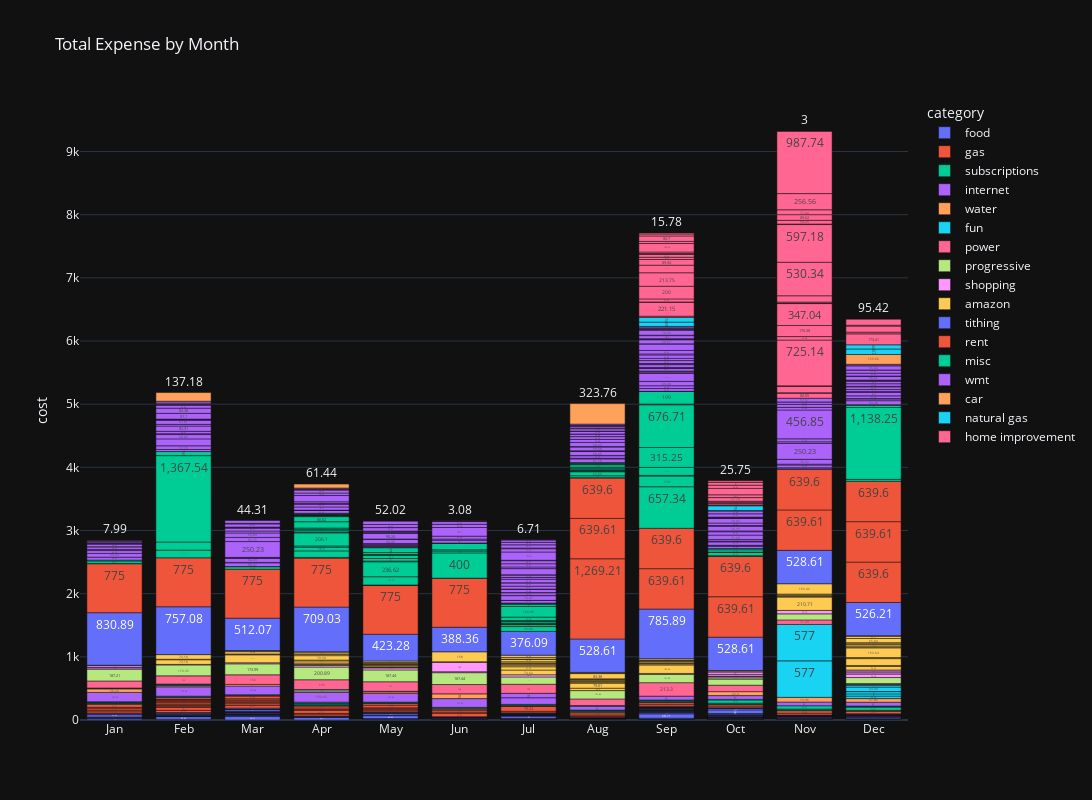

Notebook cell for this chart:
### Markdown cell above
### OG Graph Remake

### Code cell
# tempDF = df.group_by(["monthName", 'month']).agg(pl.sum("cost")) 

fig = px.bar(df.to_pandas(), x="monthName", y="cost", color="category", hover_data=['description', 'cardType', 'day'],
             title="Total Expense by Month",
             category_orders={"monthName": month_order},
             template='plotly_dark',
             labels={'monthName':''},
             text_auto=True,
             height=800,
             width=1600)

fig.show()
# fig.show()

### Figure 1 — Plotly figure (JSON) as saved in the notebook; plotly's stock layout.template omitted (floating-point values rounded to 4 significant figures; data arrays with more than 128 entries replaced by an {"elided": "..."} marker saying what was removed)
{"data": [{"customdata": {"elided": "191x3 mixed values"}, "hovertemplate": "category=food<br>=%{x}<br>cost=%{y}<br>description=%{customdata[0]}<br>cardType=%{customdata[1]}<br>day=%{customdata[2]}<extra></extra>", "legendgroup": "food", "marker": {"color": "#636efa", "pattern": {"shape": ""}}, "name": "food", "orientation": "v", "showlegend": true, "textposition": "auto", "texttemplate": "%{y}", "type": "bar", "x": {"elided": "191 str values"}, "xaxis": "x", "y": {"elided": "191 float values"}, "yaxis": "y"}, {"customdata": {"elided": "59x3 mixed values"}, "hovertemplate": "category=gas<br>=%{x}<br>cost=%{y}<br>description=%{customdata[0]}<br>cardType=%{customdata[1]}<br>day=%{customdata[2]}<extra></extra>", "legendgroup": "gas", "marker": {"color": "#EF553B", "pattern": {"shape": ""}}, "name": "gas", "orientation": "v", "showlegend": true, "textposition": "auto", "texttemplate": "%{y}", "type": "bar", "x": ["Jan", "Jan", "Jan", "Jan", "Jan", "Jan", "Feb", "Feb", "Feb", "Feb", "Feb", "Feb", "Feb", "Feb", "Feb", "Feb", "Feb", "Feb", "Feb", "Mar", "Mar", "Mar", "Mar", "Mar", "Mar", "Mar", "Apr", "Apr", "Apr", "Apr", "Apr", "Apr", "May", "May", "May", "May", "May", "May", "Jun", "Jun", "Jun", "Jun", "Jul", "Jul", "Jul", "Aug", "Aug", "Aug", "Aug", "Sep", "Sep", "Sep", "Sep", "Oct", "Oct", "Nov", "Nov", "Dec", "Dec"], "xaxis": "x", "y": [7.41, 25.87, 26.28, 24.82, 20.59, 49.31, 34.73, 45.6, 12.49, 25.52, 3.11, 2.45, 28.92, 17.43, 15.32, 15.41, 8.77, 0.07, 26.92, 42.37, 26.01, 22.63, 19.31, 16.03, 19.95, 41.93, 22.24, 20.99, 47.55, 15.03, 23.18, 29.41, 29.39, 3.83, 15.87, 15.56, 41.54, 26.09, 54.67, 18.56, 30.66, 18.09, 24.75, 79.24, 3.4, 17.09, 6.62, 29.57, 25.67, 10.73, 31.42, 27.14, 4.19, 16.55, 31.72, 27.91, 39.49, 38.79, 15.6], "yaxis": "y"}, {"customdata": [["DC Spotify USA 877-7781161 NY Ref:502404275818 Auth:259602 PurchDate:01-24-2025", "Debit", 25], ["POS 0113 0833 625465 Adobe                   San Jose     CA", "Debit", 13], ["HEALTHWORKS FITNESS CENT EL DORADO    AR", "Credit", 27], ["HEALTHWORKS FITNESS CENT EL DORADO    AR", "Credit", 13], ["DC Spotify USA 877-7781161 NY Ref:505504202460 Auth:142704 PurchDate:02-24-2025", "Debit", 25], ["POS 0213 1042 447320 Adobe                   San Jose     CA", "Debit", 13], ["DC Spotify USA 877-7781161 NY Ref:508304055353 Auth:42149 PurchDate:03-24-2025", "Debit", 25], ["POS 0313 1306 176438 Phtoshp Lightrm         San Jose     CA", "Debit", 13], ["Card purchase Spotify USA    04-24-2025", "Debit", 24], ["Bill payment Withdrawal Phtoshp Lightrm  San Jose, CA", "Debit", 13], ["APPLE.COM/BILL           866-712-7753 CA", "Credit", 13], ["APPLE.COM/BILL           866-712-7753 CA", "Credit", 10], ["APPLE.COM/BILL           866-712-7753 CA", "Credit", 7], ["Card purchase Spotify USA    05-24-2025", "Debit", 25], ["Bill payment Withdrawal Phtoshp Lightrm Bndl Park Avenue,345 adobe.com, CA", "Debit", 13], ["Card purchase Spotify USA    06-24-2025", "Debit", 24], ["Bill payment Withdrawal Phtoshp Lightrm Bndl Park Avenue,345 adobe.com, CA", "Debit", 13], ["Card purchase Spotify P38DD91210    07-24-2025", "Debit", 24], ["Bill payment Withdrawal Phtoshp Lightrm Bndl Park Avenue,345 adobe.com, CA", "Debit", 13], ["Card purchase Spotify P39D6B1224    08-24-2025", "Debit", 24], ["Bill payment Withdrawal Phtoshp Lightrm Bndl Park Avenue,345 adobe.com, CA", "Debit", 13], ["NETFLIX.COM              NETFLIX.COM  CA", "Credit", 28], ["Card purchase Spotify P3AD773BF6    09-24-2025", "Debit", 24], ["Bill payment Withdrawal Phtoshp Lightrm Bndl Park Avenue,345 adobe.com, CA", "Debit", 13], ["NETFLIX", "Credit", 28], ["Card purchase Spotify P3BC3DFBFD  New York NY 10-24-2025", "Debit", 24], ["Bill payment Withdrawal ADOBE INC PHTOSHP LIGHTRM ADOBE.COM SAN JOSE, CA", "Debit", 13], ["ACH Withdrawal ADT SECURITY SER ADTPAPACH DENNETT, BLAKE", "Debit", 10], ["NETFLIX.COM              NETFLIX.COM  CA", "Credit", 28], ["Card purchase Spotify P3CB6775D6  New York NY 11-24-2025", "Debit", 23], ["Bill payment Withdrawal ADOBE INC PHTOSHP LIGHTRM ADOBE.COM SAN JOSE, CA", "Debit", 13], ["ACH Withdrawal ADT SECURITY SER ADTPAPACH DENNETT, BLAKE", "Debit", 10], ["ACH Withdrawal ADT SECURITY SER ADTPAPACH DENNETT, BLAKE", "Debit", 8], ["Netflix                  1 8445052993 CA", "Credit", 28], ["NETFLIX.COM              NETFLIX.COM  CA", "Credit", 2]], "hovertemplate": "category=subscriptions<br>=%{x}<br>cost=%{y}<br>description=%{customdata[0]}<br>cardType=%{customdata[1]}<br>day=%{customdata[2]}<extra></extra>", "legendgroup": "subscriptions", "marker": {"color": "#00cc96", "pattern": {"shape": ""}}, "name": "subscriptions", "orientation": "v", "showlegend": true, "textposition": "auto", "texttemplate": "%{y}", "type": "bar", "x": ["Jan", "Jan", "Jan", "Jan", "Feb", "Feb", "Mar", "Mar", "Apr", "Apr", "Apr", "Apr", "Apr", "May", "May", "Jun", "Jun", "Jul", "Jul", "Aug", "Aug", "Aug", "Sep", "Sep", "Sep", "Oct", "Oct", "Oct", "Oct", "Nov", "Nov", "Nov", "Dec", "Dec", "Dec"], "xaxis": "x", "y": [11.99, 9.99, 8.14, 9.05, 11.99, 9.99, 11.99, 9.99, 11.99, 9.99, 16.49, 7.99, 15.99, 11.99, 9.99, 11.99, 14.99, 11.99, 14.99, 11.99, 14.99, 8.77, 11.99, 14.99, 8.77, 11.99, 14.99, 50.47, 8.77, 11.99, 14.99, 50.47, 50.47, 8.77, 8.77], "yaxis": "y"}, {"customdata": [["VIASAT, INC.    J2411 RCUR", "Debit", 23], ["VIASAT, INC.    J2442 RCUR", "Debit", 24], ["VIASAT, INC.    J2470 RCUR", "Debit", 24], ["ACH Withdrawal VIASAT, INC. J2501 RCUR BLAKE DENNETT", "Debit", 23], ["ACH Withdrawal VIASAT, INC. J2531 RCUR BLAKE DENNETT", "Debit", 23], ["ACH Withdrawal VIASAT, INC. J2562 RCUR BLAKE DENNETT", "Debit", 23], ["ACH Withdrawal VIASAT, INC. J2592 RCUR BLAKE DENNETT", "Debit", 23], ["ACH Withdrawal OPTIMUM 7701 CABLE PMNT B DENNETT", "Debit", 8], ["ACH Withdrawal OPTIMUM 7701 CABLE PMNT B DENNETT", "Debit", 19], ["ACH Withdrawal OPTIMUM 7701 CABLE PMNT B DENNETT", "Debit", 19], ["ACH Withdrawal OPTIMUM 7701 CABLE PMNT B DENNETT", "Debit", 20], ["ACH Withdrawal OPTIMUM 7701 CABLE PMNT B DENNETT", "Debit", 19], ["ACH Withdrawal OPTIMUM 7701 CABLE PMNT B DENNETT", "Debit", 19]], "hovertemplate": "category=internet<br>=%{x}<br>cost=%{y}<br>description=%{customdata[0]}<br>cardType=%{customdata[1]}<br>day=%{customdata[2]}<extra></extra>", "legendgroup": "internet", "marker": {"color": "#ab63fa", "pattern": {"shape": ""}}, "name": "internet", "orientation": "v", "showlegend": true, "textposition": "auto", "texttemplate": "%{y}", "type": "bar", "x": ["Jan", "Feb", "Mar", "Apr", "May", "Jun", "Jul", "Jul", "Aug", "Sep", "Oct", "Nov", "Dec"], "xaxis": "x", "y": [147.7, 147.7, 137.7, 152.7, 137.7, 137.7, 104.3, 70.0, 60.0, 60.0, 60.0, 60.0, 60.0], "yaxis": "y"}, {"customdata": [["SHARE CHECK", "Debit", 22], ["SHARE CHECK", "Debit", 21], ["SHARE CHECK", "Debit", 24], ["Check", "Debit", 29], ["SHARE CHECK", "Debit", 29], ["Card purchase EL DORADO WATER UTI    06-27-2025", "Debit", 29], ["ACH Withdrawal EL DORADO WATER UMS BILL DENNETT, BLAKE", "Debit", 2], ["ACH Withdrawal EL DORADO WATER UMS BILL DENNETT, BLAKE", "Debit", 3], ["ACH Withdrawal EL DORADO WATER UMS BILL DENNETT, BLAKE", "Debit", 3]], "hovertemplate": "category=water<br>=%{x}<br>cost=%{y}<br>description=%{customdata[0]}<br>cardType=%{customdata[1]}<br>day=%{customdata[2]}<extra></extra>", "legendgroup": "water", "marker": {"color": "#FFA15A", "pattern": {"shape": ""}}, "name": "water", "orientation": "v", "showlegend": true, "textposition": "auto", "texttemplate": "%{y}", "type": "bar", "x": ["Jan", "Feb", "Mar", "Apr", "May", "Jun", "Oct", "Nov", "Dec"], "xaxis": "x", "y": [56.23, 18.67, 25.62, 25.24, 24.47, 75.0, 62.9, 73.96, 57.86], "yaxis": "y"}, {"customdata": [["DC Amazon Prime*ZC5738NP2 Amzn.com/billWA Ref:502005570565 Auth:747101 PurchDate:01-20-2025", "Debit", 22], ["DC Google YouTube Videos 650-2530000 CA Ref:500604167867 Auth:465985 PurchDate:01-06-2025", "Debit", 7], ["DC LION.S CLUB GOLF COURS EL DORADO AR Ref:505307671860 Auth:898347 PurchDate:02-22-2025", "Debit", 25], ["EXCALIBUR FAMILY FUN CENTEL DORADO    AR", "Credit", 16], ["EXCALIBUR FAMILY FUN CENTEL DORADO    AR", "Credit", 16], ["Card purchase CEP*EL DORADO GOLF &amp;    04-12-2025", "Debit", 13], ["LION'S CLUB GOLF COURSE  EL DORADO    AR", "Credit", 15], ["CEP*EL DORADO GOLF &     EL DORADO    AR", "Credit", 10], ["Card purchase UNITED  UNITED.COM TX 11-03-2025", "Debit", 4], ["Card purchase UNITED  UNITED.COM TX 11-03-2025", "Debit", 4], ["Card purchase THE ROCK GYM REXBURG  154-13165747 ID 12-23-2025", "Debit", 23], ["Card purchase UNITED  UNITED.COM TX 12-19-2025", "Debit", 20], ["Card purchase UNITED  UNITED.COM TX 12-19-2025", "Debit", 20], ["Card purchase Prime Video *AN1Y36BO3  888-802-3080 WA 12-14-2025", "Debit", 14], ["POS Withdrawal PLAYSTATION NETWORK  FOSTER CITY CA", "Debit", 7], ["GRAVITY FACTORY          REXBURG      ID", "Credit", 29], ["EAST IDAHO AQUARIUM      IDAHO FALLS  ID", "Credit", 26]], "hovertemplate": "category=fun<br>=%{x}<br>cost=%{y}<br>description=%{customdata[0]}<br>cardType=%{customdata[1]}<br>day=%{customdata[2]}<extra></extra>", "legendgroup": "fun", "marker": {"color": "#19d3f3", "pattern": {"shape": ""}}, "name": "fun", "orientation": "v", "showlegend": true, "textposition": "auto", "texttemplate": "%{y}", "type": "bar", "x": ["Jan", "Jan", "Feb", "Feb", "Feb", "Apr", "May", "Aug", "Nov", "Nov", "Dec", "Dec", "Dec", "Dec", "Dec", "Dec", "Dec"], "xaxis": "x", "y": [8.13, 5.99, 11.0, 10.0, 5.0, 21.61, 9.0, 10.3, 577.0, 577.0, 39.28, 35.0, 35.0, 2.73, 69.99, 28.62, 12.48], "yaxis": "y"}, {"customdata": [["ENTERGY ARKANSASBANK DRAFT", "Debit", 21], ["ENTERGY ARKANSASBANK DRAFT", "Debit", 20], ["ENTERGY ARKANSASBANK DRAFT", "Debit", 21], ["ACH Withdrawal ENTERGY ARKANSAS BANK DRAFT BLAKE DENNETT DIRECT DEBITING", "Debit", 21], ["ACH Withdrawal ENTERGY ARKANSAS BANK DRAFT BLAKE DENNETT DIRECT DEBITING", "Debit", 20], ["ACH Withdrawal ENTERGY ARKANSAS BANK DRAFT BLAKE DENNETT DIRECT DEBITING", "Debit", 23], ["ACH Withdrawal ENTERGY ARKANSAS BANK DRAFT BLAKE DENNETT DIRECT DEBITING", "Debit", 21], ["ACH Withdrawal ENTERGY ARKANSAS BANK DRAFT BLAKE DENNETT DIRECT DEBITING", "Debit", 18], ["ACH Withdrawal ENTERGY ARKANSAS BANK DRAFT BLAKE DENNETT DIRECT DEBITING", "Debit", 24], ["ACH Withdrawal ENTERGY ARKANSAS BANK DRAFT BLAKE DENNETT DIRECT DEBITING", "Debit", 24], ["ACH Withdrawal ENTERGY ARKANSAS BANK DRAFT BLAKE DENNETT DIRECT DEBITING", "Debit", 24], ["ACH Withdrawal ENTERGY ARKANSAS BANK DRAFT BLAKE DENNETT DIRECT DEBITING", "Debit", 26]], "hovertemplate": "category=power<br>=%{x}<br>cost=%{y}<br>description=%{customdata[0]}<br>cardType=%{customdata[1]}<br>day=%{customdata[2]}<extra></extra>", "legendgroup": "power", "marker": {"color": "#FF6692", "pattern": {"shape": ""}}, "name": "power", "orientation": "v", "showlegend": true, "textposition": "auto", "texttemplate": "%{y}", "type": "bar", "x": ["Jan", "Feb", "Mar", "Apr", "May", "Jun", "Jul", "Aug", "Sep", "Oct", "Nov", "Dec"], "xaxis": "x", "y": [111.0, 129.0, 152.0, 155.0, 151.0, 148.0, 143.0, 105.1, 213.3, 102.1, 71.29, 13.8], "yaxis": "y"}, {"customdata": [["PROG DIRECT INS INS PREM  250109", "Debit", 10], ["PROG DIRECT INS INS PREM  250210", "Debit", 11], ["PROG DIRECT INS INS PREM  250310", "Debit", 11], ["ACH Withdrawal PROG DIRECT INS INS PREM Blake Dennett BRANCH03DEBIT ACH", "Debit", 10], ["ACH Withdrawal PROG DIRECT INS INS PREM Blake Dennett BRANCH03DEBIT ACH", "Debit", 12], ["ACH Withdrawal PROG DIRECT INS INS PREM Blake Dennett BRANCH03DEBIT ACH", "Debit", 10], ["ACH Withdrawal PROG DIRECT INS INS PREM Blake Dennett BRANCH03DEBIT ACH", "Debit", 10], ["ACH Withdrawal PROG DIRECT INS INS PREM Blake Dennett BRANCH03DEBIT ACH", "Debit", 12], ["ACH Withdrawal PROG DIRECT INS INS PREM Blake Dennett BRANCH03DEBIT ACH", "Debit", 10], ["ACH Withdrawal STATE FARM BILLG PAYMENTS DENNETT BLAKE", "Debit", 14], ["ACH Withdrawal PROG DIRECT INS INS PREM Blake Dennett BRANCH03DEBIT ACH", "Debit", 10], ["ACH Withdrawal STATE FARM RO 27 CPC-CLIENT BLAKE DENNETT", "Debit", 19], ["ACH Withdrawal STATE FARM RO 27 CPC-CLIENT BLAKE DENNETT", "Debit", 19]], "hovertemplate": "category=progressive<br>=%{x}<br>cost=%{y}<br>description=%{customdata[0]}<br>cardType=%{customdata[1]}<br>day=%{customdata[2]}<extra></extra>", "legendgroup": "progressive", "marker": {"color": "#B6E880", "pattern": {"shape": ""}}, "name": "progressive", "orientation": "v", "showlegend": true, "textposition": "auto", "texttemplate": "%{y}", "type": "bar", "x": ["Jan", "Feb", "Mar", "Apr", "May", "Jun", "Jul", "Aug", "Sep", "Oct", "Oct", "Nov", "Dec"], "xaxis": "x", "y": [187.2, 173.3, 174.0, 200.9, 187.4, 187.4, 116.2, 131.9, 131.8, 96.07, 20.8, 96.04, 96.04], "yaxis": "y"}, {"customdata": [["DC LDS DIST ONLINE STORE 800-537-5971 UT Ref:500807873197 Auth:230861 PurchDate:01-08-2025", "Debit", 10], ["SEPHORA.COM              877-SEPHORA  CA", "Credit", 23], ["American Eagle OutfittersHenderson    NV", "Credit", 1], ["DC T J MAXX #1330 1835 N EL DORADO AR Ref:505600145503 Auth:360955 PurchDate:02-25-2025", "Debit", 27], ["SEPHORA.COM              877-SEPHORA  CA", "Credit", 24], ["T J MAXX #1330           EL DORADO    AR", "Credit", 20], ["Card purchase T J MAXX #1330    05-20-2025", "Debit", 22], ["Card purchase SHEIN.COM    06-01-2025", "Debit", 2], ["GLOSS* ZOE FRYE HAIR     185-57702098 NV", "Credit", 15], ["Card purchase SHEIN.COM    06-29-2025", "Debit", 1], ["T J MAXX #1330           EL DORADO    AR", "Credit", 26], ["Card purchase SHEIN.COM  844-8022500 CA 10-24-2025", "Debit", 26], ["Credit or debit card Withdrawal SHEIN.COM 844-8022500 CA  XXXXXXXXXXXX5143", "Debit", 26], ["OLDNAVY.COM              800-427-7895 CA", "Credit", 23], ["T J MAXX #1330           EL DORADO    AR", "Credit", 19], ["Card purchase SHEIN.COM  844-8022500 NY 11-24-2025", "Debit", 25], ["Credit or debit card Withdrawal SHEIN.COM 844-8022500 NY  XXXXXXXXXXXX5143", "Debit", 25], ["POS Withdrawal REXBURG DI  REXBURG ID", "Debit", 22], ["REXBURG DI               REXBURG      ID", "Credit", 26], ["T J MAXX #1330           EL DORADO    AR", "Credit", 7], ["SALONCENTRIC             EL DORADO    AR", "Credit", 3]], "hovertemplate": "category=shopping<br>=%{x}<br>cost=%{y}<br>description=%{customdata[0]}<br>cardType=%{customdata[1]}<br>day=%{customdata[2]}<extra></extra>", "legendgroup": "shopping", "marker": {"color": "#FF97FF", "pattern": {"shape": ""}}, "name": "shopping", "orientation": "v", "showlegend": true, "textposition": "auto", "texttemplate": "%{y}", "type": "bar", "x": ["Jan", "Jan", "Jan", "Feb", "Mar", "Apr", "May", "Jun", "Jun", "Jul", "Sep", "Oct", "Oct", "Oct", "Oct", "Nov", "Nov", "Dec", "Dec", "Dec", "Dec"], "xaxis": "x", "y": [20.25, 10.31, 25.68, 8.77, 16.82, 27.43, 32.89, 14.43, 150.0, 34.6, 14.26, 21.83, 5.98, 27.44, 35.1, 53.79, 0.93, 54.59, 21.2, 27.43, 17.57], "yaxis": "y"}, {"customdata": {"elided": "81x3 mixed values"}, "hovertemplate": "category=amazon<br>=%{x}<br>cost=%{y}<br>description=%{customdata[0]}<br>cardType=%{customdata[1]}<br>day=%{customdata[2]}<extra></extra>", "legendgroup": "amazon", "marker": {"color": "#FECB52", "pattern": {"shape": ""}}, "name": "amazon", "orientation": "v", "showlegend": true, "textposition": "auto", "texttemplate": "%{y}", "type": "bar", "x": ["Jan", "Feb", "Feb", "Feb", "Mar", "Mar", "Mar", "Mar", "Mar", "Mar", "Apr", "Apr", "Apr", "Apr", "Apr", "Apr", "Apr", "Apr", "Apr", "May", "May", "May", "May", "May", "May", "May", "May", "May", "May", "Jun", "Jun", "Jul", "Jul", "Jul", "Jul", "Jul", "Jul", "Jul", "Jul", "Jul", "Jul", "Jul", "Aug", "Aug", "Aug", "Aug", "Aug", "Aug", "Aug", "Aug", "Aug", "Aug", "Sep", "Sep", "Sep", "Sep", "Sep", "Sep", "Sep", "Sep", "Oct", "Oct", "Nov", "Nov", "Nov", "Nov", "Nov", "Nov", "Dec", "Dec", "Dec", "Dec", "Dec", "Dec", "Dec", "Dec", "Dec", "Dec", "Dec", "Dec", "Dec"], "xaxis": "x", "y": [6.31, 73.18, 8.13, 73.18, 125.7, 6.5, 8.13, 35.28, 10.84, 7.58, 9.75, 8.13, 19.52, 32.54, 13.01, 70.34, 18.43, 25.23, 16.15, 3.9, 7.8, 18.29, 8.13, 16.25, 2.59, 1.08, 10.3, 18.54, 21.68, 8.13, 158.0, 74.62, 51.94, 27.98, 4.93, 16.26, 10.96, 18.65, 35.65, 7.67, 25.88, 35.65, 38.4, 79.01, 16.26, 13.16, 18.2, 9.87, 10.96, 83.38, 10.96, 8.77, 133.5, 16.26, 8.77, 9.27, 21.93, 13.12, 8.77, 21.68, 16.26, 8.38, 210.7, 16.26, 3.23, 15.5, 13.16, 163.4, 54.06, 16.26, 108.6, 16.43, 153.6, 15.35, 15.91, 25.23, 20.82, 5.48, 65.84, 35.11, 8.77], "yaxis": "y"}, {"customdata": [["Ch JesusChrist  DONATION  250107", "Debit", 7], ["Ch JesusChrist  DONATION  250204", "Debit", 4], ["Ch JesusChrist  DONATION  250311", "Debit", 11], ["Ch JesusChrist  DONATION  250401", "Debit", 1], ["ACH Withdrawal Ch JesusChrist DONATION BLAKE DANIEL DENNETT 202505051205419", "Debit", 6], ["ACH Withdrawal Ch JesusChrist DONATION BLAKE DANIEL DENNETT 2025060212401616", "Debit", 3], ["ACH Withdrawal Ch JesusChrist DONATION BLAKE DANIEL DENNETT 202507071205460", "Debit", 8], ["ACH Withdrawal Ch JesusChrist DONATION BLAKE DANIEL DENNETT 202508041210124", "Debit", 5], ["ACH Withdrawal Ch JesusChrist DONATION BLAKE DANIEL DENNETT 2025090812051614", "Debit", 9], ["ACH Withdrawal Ch JesusChrist DONATION BLAKE DANIEL DENNETT 2025111712060411", "Debit", 18], ["ACH Withdrawal Ch JesusChrist DONATION BLAKE DANIEL DENNETT 202511171205510", "Debit", 18], ["ACH Withdrawal Ch JesusChrist DONATION BLAKE DANIEL DENNETT 202512081205105", "Debit", 9]], "hovertemplate": "category=tithing<br>=%{x}<br>cost=%{y}<br>description=%{customdata[0]}<br>cardType=%{customdata[1]}<br>day=%{customdata[2]}<extra></extra>", "legendgroup": "tithing", "marker": {"color": "#636efa", "pattern": {"shape": ""}}, "name": "tithing", "orientation": "v", "showlegend": true, "textposition": "auto", "texttemplate": "%{y}", "type": "bar", "x": ["Jan", "Feb", "Mar", "Apr", "May", "Jun", "Jul", "Aug", "Sep", "Oct", "Nov", "Dec"], "xaxis": "x", "y": [830.9, 757.1, 512.1, 709.0, 423.3, 388.4, 376.1, 528.6, 785.9, 528.6, 528.6, 526.2], "yaxis": "y"}, {"customdata": [["VENMO           PAYMENT   250103", "Debit", 6], ["VENMO           PAYMENT   250202", "Debit", 3], ["VENMO           PAYMENT   250303", "Debit", 4], ["ACH Withdrawal ELECTRONIC WITHDRAWAL", "Debit", 4], ["ACH Withdrawal VENMO PAYMENT ADANYA AND BLAKE DENNE", "Debit", 5], ["ACH Withdrawal VENMO PAYMENT ADANYA AND BLAKE DENNE", "Debit", 4], ["ACH Withdrawal PENNYMAC CASH Blake Daniel Dennett", "Debit", 4], ["ACH Withdrawal PENNYMAC CASH Blake Daniel Dennett", "Debit", 27], ["ACH Withdrawal PENNYMAC CASH Blake Daniel Dennett", "Debit", 13], ["ACH Withdrawal PENNYMAC CASH Blake Daniel Dennett", "Debit", 24], ["ACH Withdrawal PENNYMAC CASH Blake Daniel Dennett", "Debit", 10], ["ACH Withdrawal PENNYMAC CASH Blake Daniel Dennett", "Debit", 22], ["ACH Withdrawal PENNYMAC CASH Blake Daniel Dennett", "Debit", 8], ["ACH Withdrawal PENNYMAC CASH Blake Daniel Dennett", "Debit", 19], ["ACH Withdrawal PENNYMAC CASH Blake Daniel Dennett", "Debit", 5], ["ACH Withdrawal PENNYMAC CASH Blake Daniel Dennett", "Debit", 31], ["ACH Withdrawal PENNYMAC CASH Blake Daniel Dennett", "Debit", 17], ["ACH Withdrawal PENNYMAC CASH Blake Daniel Dennett", "Debit", 3]], "hovertemplate": "category=rent<br>=%{x}<br>cost=%{y}<br>description=%{customdata[0]}<br>cardType=%{customdata[1]}<br>day=%{customdata[2]}<extra></extra>", "legendgroup": "rent", "marker": {"color": "#EF553B", "pattern": {"shape": ""}}, "name": "rent", "orientation": "v", "showlegend": true, "textposition": "auto", "texttemplate": "%{y}", "type": "bar", "x": ["Jan", "Feb", "Mar", "Apr", "May", "Jun", "Aug", "Aug", "Aug", "Sep", "Sep", "Oct", "Oct", "Nov", "Nov", "Dec", "Dec", "Dec"], "xaxis": "x", "y": [775.0, 775.0, 775.0, 775.0, 775.0, 775.0, 1269.0, 639.6, 639.6, 639.6, 639.6, 639.6, 639.6, 639.6, 639.6, 639.6, 639.6, 639.6], "yaxis": "y"}, {"customdata": {"elided": "94x3 mixed values"}, "hovertemplate": "category=misc<br>=%{x}<br>cost=%{y}<br>description=%{customdata[0]}<br>cardType=%{customdata[1]}<br>day=%{customdata[2]}<extra></extra>", "legendgroup": "misc", "marker": {"color": "#00cc96", "pattern": {"shape": ""}}, "name": "misc", "orientation": "v", "showlegend": true, "textposition": "auto", "texttemplate": "%{y}", "type": "bar", "x": ["Jan", "Jan", "Jan", "Feb", "Feb", "Feb", "Feb", "Mar", "Mar", "Mar", "Apr", "Apr", "Apr", "Apr", "Apr", "Apr", "Apr", "Apr", "Apr", "Apr", "Apr", "Apr", "Apr", "Apr", "Apr", "Apr", "Apr", "Apr", "Apr", "Apr", "May", "May", "May", "May", "May", "May", "May", "May", "May", "May", "May", "May", "Jun", "Jun", "Jun", "Jun", "Jun", "Jun", "Jun", "Jul", "Jul", "Jul", "Jul", "Jul", "Jul", "Jul", "Jul", "Jul", "Jul", "Jul", "Jul", "Jul", "Aug", "Aug", "Aug", "Aug", "Aug", "Aug", "Aug", "Aug", "Aug", "Aug", "Aug", "Aug", "Aug", "Aug", "Sep", "Sep", "Sep", "Sep", "Sep", "Sep", "Sep", "Sep", "Sep", "Oct", "Oct", "Oct", "Oct", "Oct", "Dec", "Dec", "Dec", "Dec"], "xaxis": "x", "y": [5.0, 38.61, 14.1, 122.5, 128.0, 1368.0, 65.0, 40.64, 1.0, 1.0, 10.96, 103.5, 58.9, 20.32, 206.1, 12.23, 22.61, 22.61, 18.89, 100.0, 80.82, 10.95, 8.55, 3.2, 2.35, 1.31, 7.0, 9.87, 3.28, 6.57, 1.04, 1.04, 3.31, 129.7, 236.6, 12.47, 40.0, 53.5, 1.04, 9.0, 30.0, 77.0, 2.6, 400.0, 30.0, 19.13, 100.5, 4.49, 3.49, 76.83, 30.0, 10.6, 1.99, 5.0, 1.1, 27.94, 2.0, 16.43, 53.99, 169.9, 35.0, 9.11, 5.0, 30.0, 63.89, 5.0, 8.67, 3.0, 7.57, 7.43, 25.23, 15.9, 37.59, 11.0, 8.5, 14.86, 657.3, 170.0, 9.99, 126.7, 315.2, 676.7, 1.0, 10.16, 199.0, 9.99, 53.78, 3.0, 37.75, 20.0, 30.0, 1138.0, 38.0, 5.0], "yaxis": "y"}, {"customdata": {"elided": "235x3 mixed values"}, "hovertemplate": "category=wmt<br>=%{x}<br>cost=%{y}<br>description=%{customdata[0]}<br>cardType=%{customdata[1]}<br>day=%{customdata[2]}<extra></extra>", "legendgroup": "wmt", "marker": {"color": "#ab63fa", "pattern": {"shape": ""}}, "name": "wmt", "orientation": "v", "showlegend": true, "textposition": "auto", "texttemplate": "%{y}", "type": "bar", "x": {"elided": "235 str values"}, "xaxis": "x", "y": {"elided": "235 float values"}, "yaxis": "y"}, {"customdata": [["DC MUFFLEX MUFFLER CENTER EL DORADO AR Ref:503704596257 Auth:363264 PurchDate:02-06-2025", "Debit", 8], ["AUTOZONE #0159           EL DORADO    AR", "Credit", 22], ["AUTOZONE #0159           EL DORADO    AR", "Credit", 22], ["Card purchase IRONHEART AUTOMOTIVE L    08-30-2025", "Debit", 31], ["IRONHEART AUTOMOTIVE     EL DORADO    AR", "Credit", 19]], "hovertemplate": "category=car<br>=%{x}<br>cost=%{y}<br>description=%{customdata[0]}<br>cardType=%{customdata[1]}<br>day=%{customdata[2]}<extra></extra>", "legendgroup": "car", "marker": {"color": "#FFA15A", "pattern": {"shape": ""}}, "name": "car", "orientation": "v", "showlegend": true, "textposition": "auto", "texttemplate": "%{y}", "type": "bar", "x": ["Feb", "Apr", "Apr", "Aug", "Dec"], "xaxis": "x", "y": [137.2, 10.96, 61.44, 323.8, 155.7], "yaxis": "y"}, {"customdata": [["ACH Withdrawal SUMMIT SUA BILLPAY BLAKE DENNETT BILLPAY", "Debit", 30], ["ACH Withdrawal SUMMIT SUA BILLPAY BLAKE DENNETT BILLPAY", "Debit", 2], ["ACH Withdrawal SUMMIT SUA BILLPAY BLAKE DENNETT BILLPAY", "Debit", 30], ["ACH Withdrawal SUMMIT SUA BILLPAY BLAKE DENNETT BILLPAY", "Debit", 30], ["ACH Withdrawal SUMMIT SUA BILLPAY BLAKE DENNETT BILLPAY", "Debit", 2]], "hovertemplate": "category=natural gas<br>=%{x}<br>cost=%{y}<br>description=%{customdata[0]}<br>cardType=%{customdata[1]}<br>day=%{customdata[2]}<extra></extra>", "legendgroup": "natural gas", "marker": {"color": "#19d3f3", "pattern": {"shape": ""}}, "name": "natural gas", "orientation": "v", "showlegend": true, "textposition": "auto", "texttemplate": "%{y}", "type": "bar", "x": ["Sep", "Sep", "Oct", "Dec", "Dec"], "xaxis": "x", "y": [69.0, 74.0, 75.0, 87.0, 66.0], "yaxis": "y"}, {"customdata": {"elided": "55x3 mixed values"}, "hovertemplate": "category=home improvement<br>=%{x}<br>cost=%{y}<br>description=%{customdata[0]}<br>cardType=%{customdata[1]}<br>day=%{customdata[2]}<extra></extra>", "legendgroup": "home improvement", "marker": {"color": "#FF6692", "pattern": {"shape": ""}}, "name": "home improvement", "orientation": "v", "showlegend": true, "textposition": "auto", "texttemplate": "%{y}", "type": "bar", "x": ["Sep", "Sep", "Sep", "Sep", "Sep", "Sep", "Sep", "Sep", "Sep", "Sep", "Sep", "Sep", "Sep", "Sep", "Sep", "Sep", "Sep", "Sep", "Oct", "Oct", "Oct", "Oct", "Oct", "Oct", "Oct", "Oct", "Oct", "Oct", "Oct", "Oct", "Nov", "Nov", "Nov", "Nov", "Nov", "Nov", "Nov", "Nov", "Nov", "Nov", "Nov", "Nov", "Nov", "Nov", "Nov", "Nov", "Nov", "Nov", "Nov", "Nov", "Dec", "Dec", "Dec", "Dec", "Dec"], "xaxis": "x", "y": [19.74, 221.2, 4.44, 47.65, 200.0, 213.8, 120.2, 89.94, 36.2, 44.94, 3.26, 10.53, 23.0, 134.8, 33.45, 86.7, 30.63, 15.78, 5.96, 5.93, 20.83, 13.16, 13.16, 13.16, 57.74, 43.9, 101.4, 50.69, 43.0, 25.75, 80.85, 5.99, 100.0, 9.27, 725.1, 55.08, 175.4, 347.0, 7.79, 16.0, 99.5, 530.3, 597.2, 8.77, 58.43, 89.62, 77.04, 256.6, 987.7, 3.0, 173.4, 27.29, 95.35, 13.98, 95.42], "yaxis": "y"}], "layout": {"barmode": "relative", "height": 800, "legend": {"title": {"text": "category"}, "tracegroupgap": 0}, "title": {"text": "Total Expense by Month"}, "width": 1600, "xaxis": {"anchor": "y", "categoryarray": ["Jan", "Feb", "Mar", "Apr", "May", "Jun", "Jul", "Aug", "Sep", "Oct", "Nov", "Dec"], "categoryorder": "array", "domain": [0, 1], "title": {"text": ""}}, "yaxis": {"anchor": "x", "domain": [0, 1], "title": {"text": "cost"}}}}
